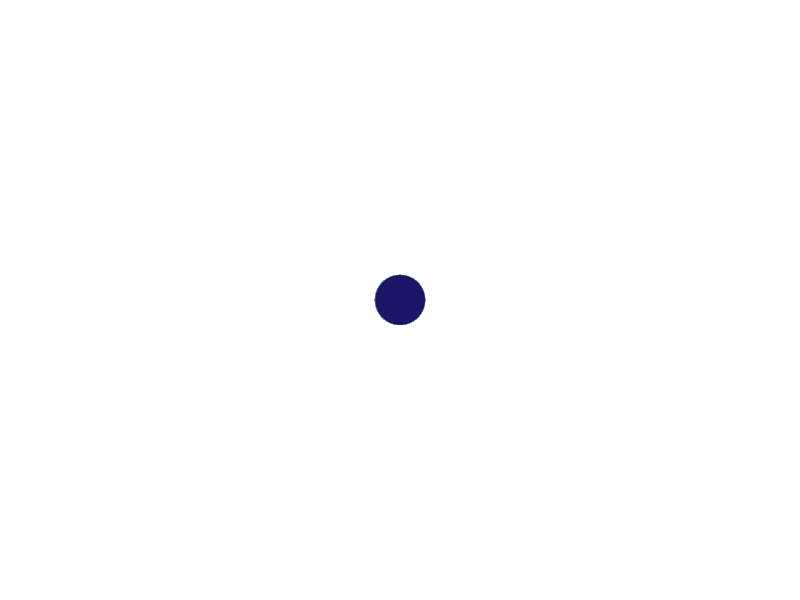
Frame 1 (no input)
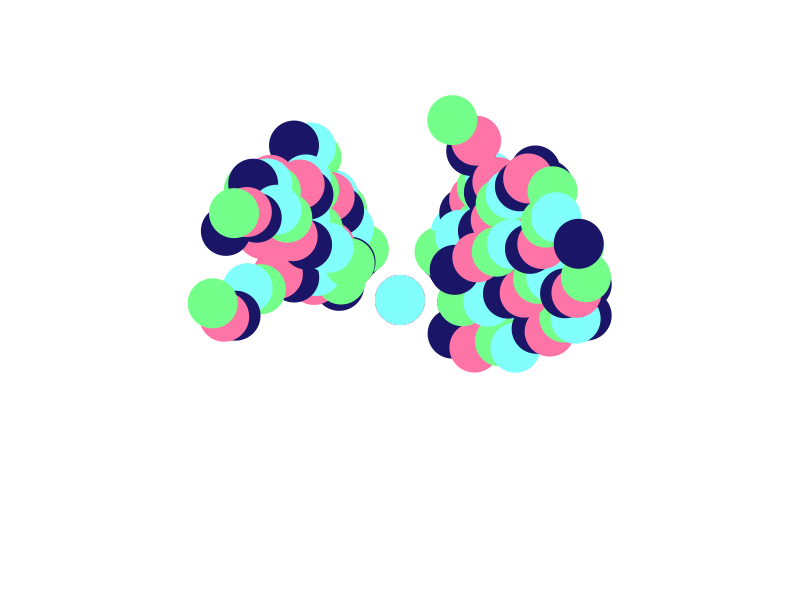
Frame 60 (the mouse pressed at the canvas centre just before this capture)
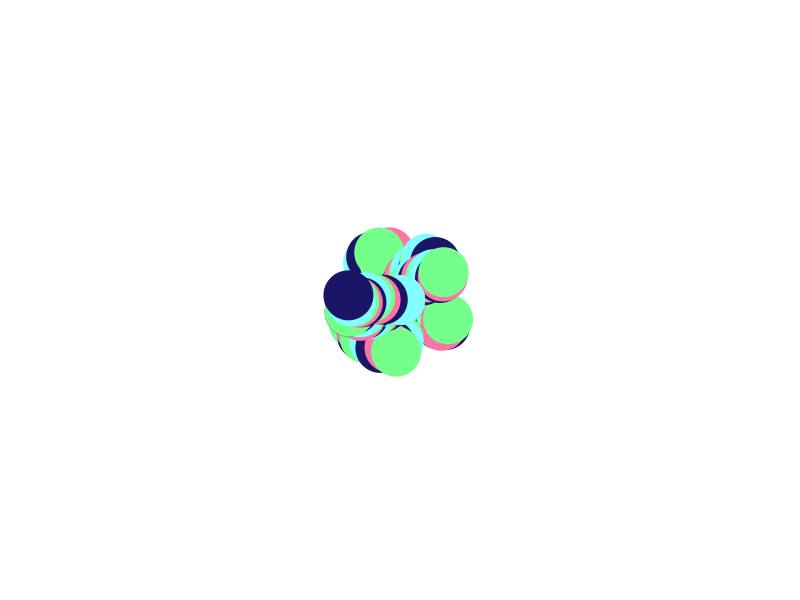
Frame 120 (the mouse held since frame 60 and released just before this capture)

The Processing sketch that drew these frames (run headless with seeded random() and noise(); from frame 60 on, the mouse is pressed at the canvas centre):

// Processing sketch: flo_2
// ── flo_2.pde
ArrayList<Float> radiouses;
ArrayList<Float> angles;
float fondo, d;
color a,b,c,f;
void setup(){
  size(800,600);  
  smooth();
  noStroke();
  setCircles();
  fondo = 255;
  d = 50;
  a = color(129,255,252);
  b = color(26,21,103);
  c = color(255,116,167);
  f = color(116,255,138);
}

void setCircles(){
  radiouses = new ArrayList<Float>();
  angles = new ArrayList<Float>();
  for(int i = 0; i < 15; i++){
    float angle = random(TWO_PI);
    for(int j = 0; j < 10; j++){
      float radious = map(sqrt(j / 15.0), 0, 1, 0, 350);
      radiouses.add(radious);
      angles.add(angle);
      angle += random(-PI / 16, PI / 16);
      angles.add(angle);
    }
  }
}

void draw(){
  background(fondo);
  translate(width / 2, height / 2);
  float time = PI * (frameCount % 100) / 100.0 + HALF_PI;
  for(int i = 0; i < radiouses.size(); i++){
    switch(i % 4){
      case 0:
        fill(a);
        break;
      case 1:
        fill(b);
        break;
      case 2:
        fill(c);
        break;
      case 3:
        fill(f);
        break;
    }
    float radious = radiouses.get(i) * (1.0 - abs(sin(time)));
    float angle = angles.get(i);
    float diameter = map(radious , 0, 350, d, d);
    ellipse(radious * cos(angle), radious * sin(angle), diameter, diameter);
  }
  if(frameCount % 100 == 0){
    setCircles();
  }
  
}

void keyPressed() {
  if (key == 'a') {
  fondo = 20;
} if (key == 'b') {
 fondo = 250;
}
  if (key == 'c') {
  a = color(129,255,252);
  b = color(26,21,103);
  c = color(255,116,167);
  f = color(116,255,138);
}
}
void mousePressed() {
  if (mouseButton == LEFT) {
    d += 20;
  } else if (mouseButton == RIGHT) {
    d -= 20;
}
}

void mouseWheel(MouseEvent event) {
  a = color(random(245,220),random(250,247),random(10,102));
  b = color(random(17,140),random(7,136),random(227,240));
  c = color(random(250,255),random(83,116),random(133,167));
  f = color(random(82,116),random(180,255),random(97,138));
}
